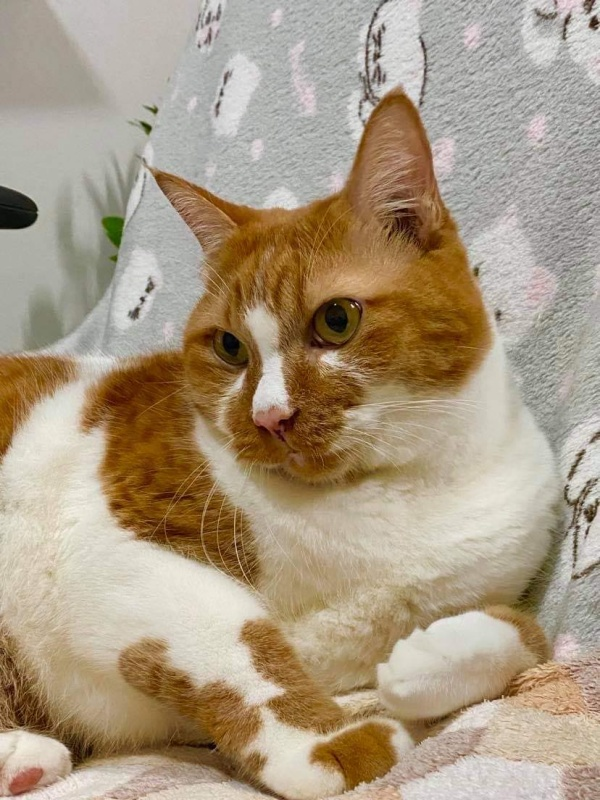
#> input picture assets/3.1_cat.jpg, 600 x 800 px
$ python assignment25.py
#> lines starting #> are read from the running program, lines starting #| are printed output that depends on the picture
import cv2
import numpy as np
import matplotlib.pyplot as plt
img1 = cv2.imread("assets/3.1_cat.jpg",0)
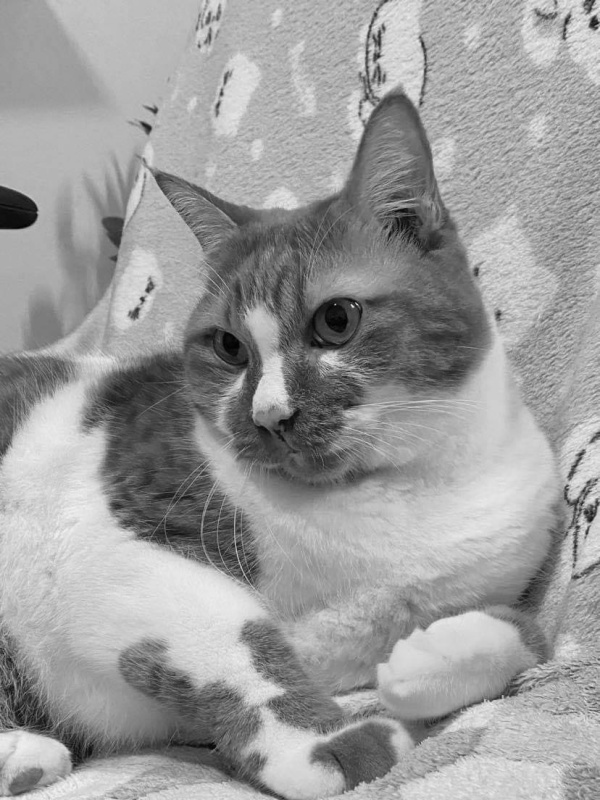
#> img1: shape (800, 600); min 0, max 242, mean 155.6
img_float = img1.astype(np.float32)
img_min = np.min(img_float)
#> img_min = 0
img_max = np.max(img_float)
#> img_max = 242
minmax_img = 255 * (img_float - img_min) / (img_max - img_min)
minmax_img = minmax_img.astype(np.uint8)

plt.figure(num='Min Max', figsize=(8,4))
plt.subplot(1,2,1)
plt.title("Min Max Range")
plt.imshow(minmax_img, cmap='gray', vmin = 0, vmax=255)
plt.axis('off')
plt.subplot(1,2,2)
plt.hist(minmax_img.ravel(),bins = 256, range=(0,255))
plt.title("Histogram")
plt.xlabel("Bins")
plt.xlim([-10, 265])
plt.ylabel('Amounts of Pixels')
plt.tight_layout()
plt.show()
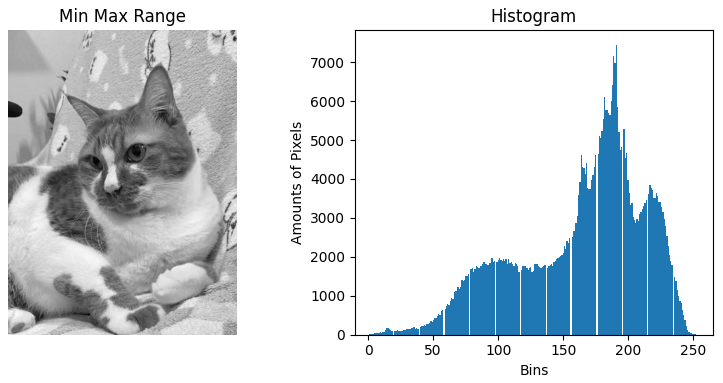
#> figure drawn by matplotlib, 2 panels; panel 2: tallest bar 7444 high, from x = 190.3 to 191.2

$ run again, with assets/2.1_cat.jpg copied over assets/3.1_cat.jpg
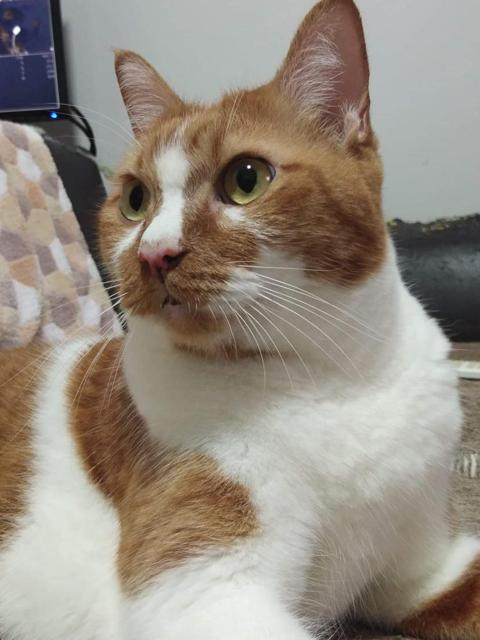
#> input picture assets/2.1_cat.jpg, 480 x 640 px
#> `img1 = cv2.imread("assets/3.1_cat.jpg",0)`:
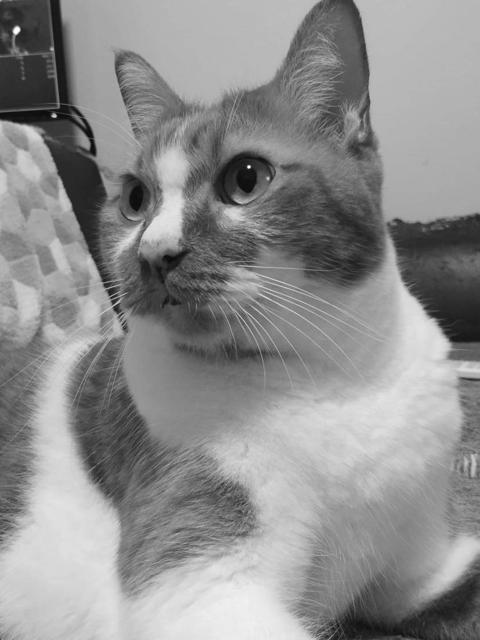
#> img1: shape (640, 480); min 5, max 255, mean 141.8
#> img_min = 5
#> img_max = 255
#> `plt.show()`:
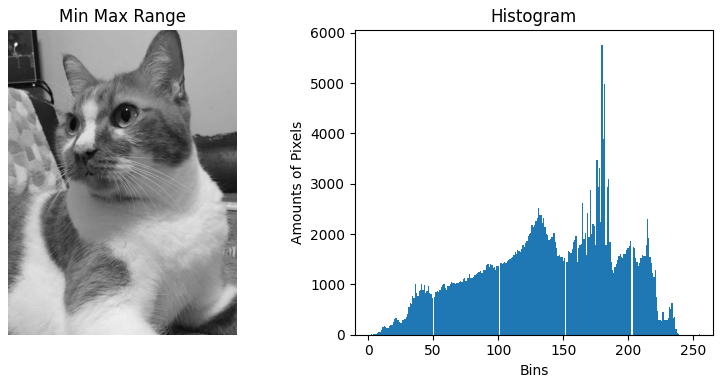
#> figure drawn by matplotlib, 2 panels; panel 2: tallest bar 5762 high, from x = 179.3 to 180.3
